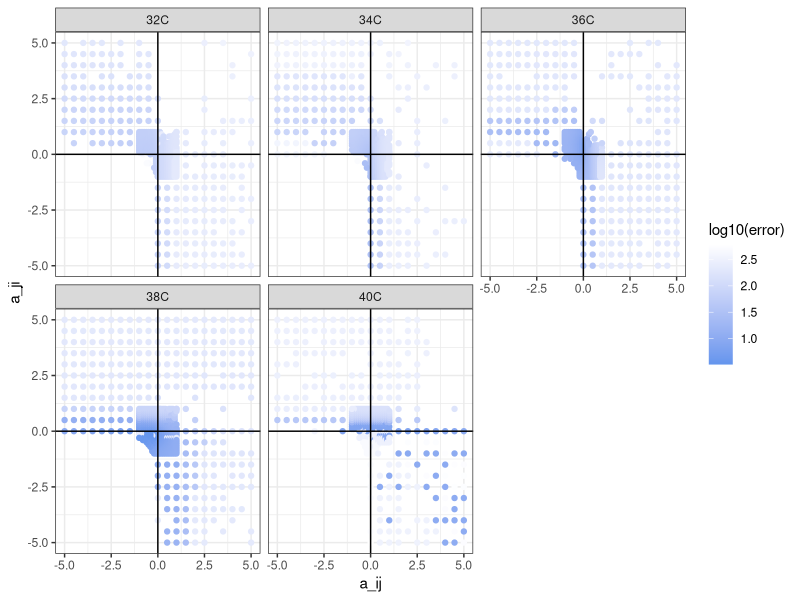
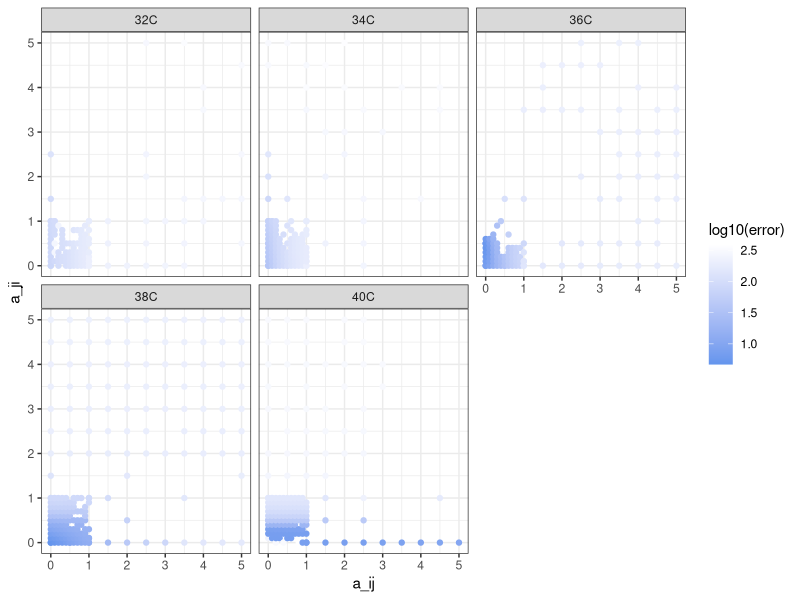
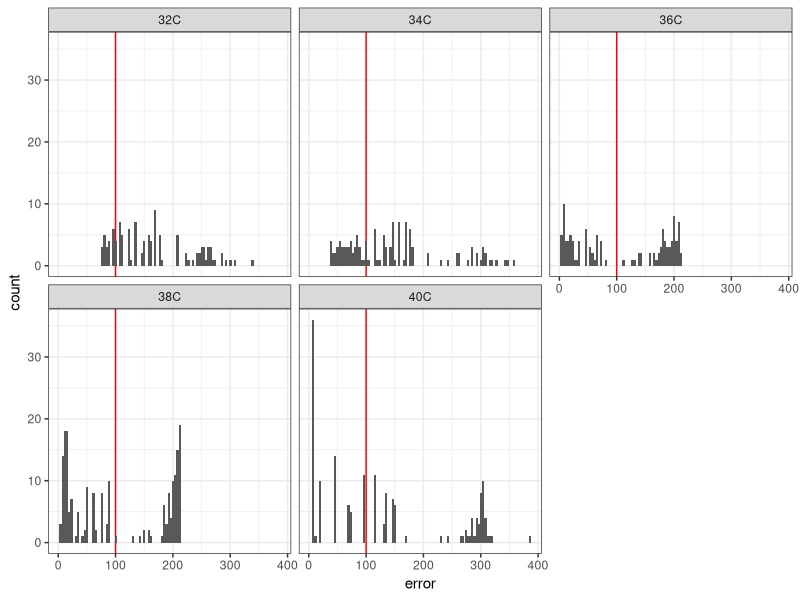

R code for these plots, in order:
# plot error

library(tidyverse)

dat <- read_csv('results/all_results.csv')

p <- dat %>% select(temp,a_ij,a_ji,error) %>% 
    ggplot(aes(x=a_ij,y=a_ji,z=log10(error))) +
    #geom_hline(yintercept=0) + geom_vline(xintercept=0) + 
    geom_point(aes(color=log10(error))) + scale_color_gradient(low='cornflowerblue',high='white') + 
    geom_hline(yintercept=0) + geom_vline(xintercept=0) +
    facet_wrap(~temp) + theme_bw()  #+
    #xlim(c(-1,1)) + ylim(c(-1,1))

hist <- dat %>% select(temp,a_ij,a_ji,error) %>% filter(a_ij >= 0 & a_ji >= 0)  %>% 
    ggplot(aes(x=error)) +
    geom_vline(xintercept=100,col='red') + #geom_vline(xintercept=0) + 
    geom_histogram(aes(color=log(error)),bins=100) + scale_color_gradient(low='cornflowerblue',high='white') + 
    facet_wrap(~temp) + theme_bw()  #+
    #xlim(c(-1,1)) + ylim(c(-1,1))

p2 <- dat %>% select(temp,a_ij,a_ji,error) %>% filter(a_ij >= 0 & a_ji >= 0)  %>%
    ggplot(aes(x=a_ij,y=a_ji,z=log10(error))) +
    #geom_hline(yintercept=0) + geom_vline(xintercept=0) + 
    geom_point(aes(color=log10(error))) + scale_color_gradient(low='cornflowerblue',high='white') + 
    #geom_hline(yintercept=0) + geom_vline(xintercept=0) +
    facet_wrap(~temp) + theme_bw() 

ggsave('results/figures/error/error.pdf', p)
ggsave('results/figures/error/error_0-5.pdf', p2)
ggsave('results/figures/error/error_hist_0-5.pdf',hist)
